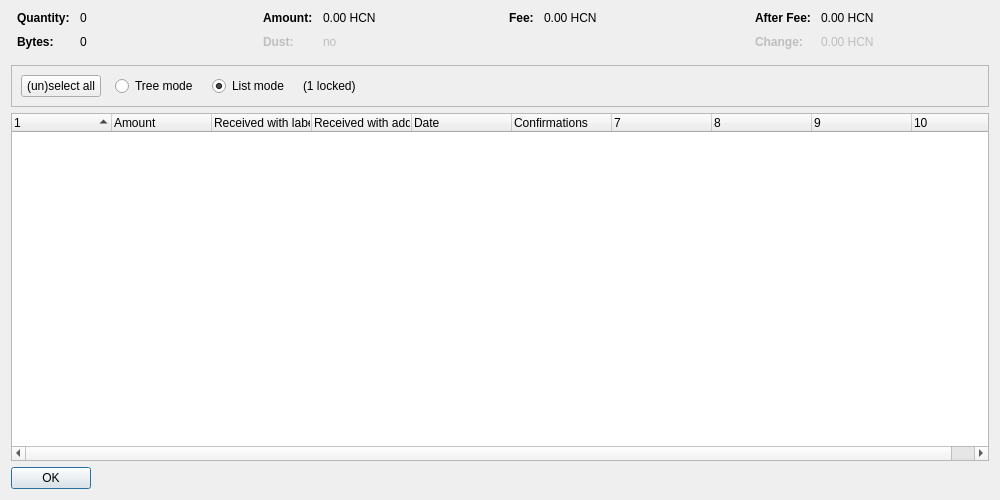
<?xml version="1.0" encoding="UTF-8"?>
<ui version="4.0">
 <class>CoinControlDialog</class>
 <widget class="QDialog" name="CoinControlDialog">
  <property name="geometry">
   <rect>
    <x>0</x>
    <y>0</y>
    <width>1000</width>
    <height>500</height>
   </rect>
  </property>
  <property name="windowTitle">
   <string>Coin Selection</string>
  </property>
  <layout class="QVBoxLayout" name="verticalLayout">
   <item>
    <layout class="QHBoxLayout" name="horizontalLayoutTop" stretch="0,0,0,0">
     <property name="topMargin">
      <number>0</number>
     </property>
     <property name="bottomMargin">
      <number>10</number>
     </property>
     <item>
      <layout class="QFormLayout" name="formLayoutCoinControl1">
       <property name="horizontalSpacing">
        <number>10</number>
       </property>
       <property name="verticalSpacing">
        <number>10</number>
       </property>
       <property name="leftMargin">
        <number>6</number>
       </property>
       <property name="rightMargin">
        <number>6</number>
       </property>
       <item row="0" column="0">
        <widget class="QLabel" name="labelCoinControlQuantityText">
         <property name="font">
          <font>
           <weight>75</weight>
           <bold>true</bold>
          </font>
         </property>
         <property name="text">
          <string>Quantity:</string>
         </property>
        </widget>
       </item>
       <item row="0" column="1">
        <widget class="QLabel" name="labelCoinControlQuantity">
         <property name="cursor">
          <cursorShape>IBeamCursor</cursorShape>
         </property>
         <property name="contextMenuPolicy">
          <enum>Qt::ActionsContextMenu</enum>
         </property>
         <property name="text">
          <string notr="true">0</string>
         </property>
         <property name="textInteractionFlags">
          <set>Qt::LinksAccessibleByMouse|Qt::TextSelectableByKeyboard|Qt::TextSelectableByMouse</set>
         </property>
        </widget>
       </item>
       <item row="1" column="0">
        <widget class="QLabel" name="labelCoinControlBytesText">
         <property name="font">
          <font>
           <weight>75</weight>
           <bold>true</bold>
          </font>
         </property>
         <property name="text">
          <string>Bytes:</string>
         </property>
        </widget>
       </item>
       <item row="1" column="1">
        <widget class="QLabel" name="labelCoinControlBytes">
         <property name="cursor">
          <cursorShape>IBeamCursor</cursorShape>
         </property>
         <property name="contextMenuPolicy">
          <enum>Qt::ActionsContextMenu</enum>
         </property>
         <property name="text">
          <string notr="true">0</string>
         </property>
         <property name="textInteractionFlags">
          <set>Qt::LinksAccessibleByMouse|Qt::TextSelectableByKeyboard|Qt::TextSelectableByMouse</set>
         </property>
        </widget>
       </item>
      </layout>
     </item>
     <item>
      <layout class="QFormLayout" name="formLayoutCoinControl2">
       <property name="horizontalSpacing">
        <number>10</number>
       </property>
       <property name="verticalSpacing">
        <number>10</number>
       </property>
       <property name="leftMargin">
        <number>6</number>
       </property>
       <property name="rightMargin">
        <number>6</number>
       </property>
       <item row="0" column="0">
        <widget class="QLabel" name="labelCoinControlAmountText">
         <property name="font">
          <font>
           <weight>75</weight>
           <bold>true</bold>
          </font>
         </property>
         <property name="text">
          <string>Amount:</string>
         </property>
        </widget>
       </item>
       <item row="0" column="1">
        <widget class="QLabel" name="labelCoinControlAmount">
         <property name="cursor">
          <cursorShape>IBeamCursor</cursorShape>
         </property>
         <property name="contextMenuPolicy">
          <enum>Qt::ActionsContextMenu</enum>
         </property>
         <property name="text">
          <string notr="true">0.00 HCN</string>
         </property>
         <property name="textInteractionFlags">
          <set>Qt::LinksAccessibleByMouse|Qt::TextSelectableByKeyboard|Qt::TextSelectableByMouse</set>
         </property>
        </widget>
       </item>
       <item row="1" column="0">
        <widget class="QLabel" name="labelCoinControlLowOutputText">
         <property name="enabled">
          <bool>false</bool>
         </property>
         <property name="font">
          <font>
           <weight>75</weight>
           <bold>true</bold>
          </font>
         </property>
         <property name="text">
          <string>Dust:</string>
         </property>
        </widget>
       </item>
       <item row="1" column="1">
        <widget class="QLabel" name="labelCoinControlLowOutput">
         <property name="enabled">
          <bool>false</bool>
         </property>
         <property name="cursor">
          <cursorShape>IBeamCursor</cursorShape>
         </property>
         <property name="contextMenuPolicy">
          <enum>Qt::ActionsContextMenu</enum>
         </property>
         <property name="text">
          <string notr="true">no</string>
         </property>
         <property name="textInteractionFlags">
          <set>Qt::LinksAccessibleByMouse|Qt::TextSelectableByKeyboard|Qt::TextSelectableByMouse</set>
         </property>
        </widget>
       </item>
      </layout>
     </item>
     <item>
      <layout class="QFormLayout" name="formLayoutCoinControl3">
       <property name="horizontalSpacing">
        <number>10</number>
       </property>
       <property name="verticalSpacing">
        <number>10</number>
       </property>
       <property name="leftMargin">
        <number>6</number>
       </property>
       <property name="rightMargin">
        <number>6</number>
       </property>
       <item row="0" column="0">
        <widget class="QLabel" name="labelCoinControlFeeText">
         <property name="font">
          <font>
           <weight>75</weight>
           <bold>true</bold>
          </font>
         </property>
         <property name="text">
          <string>Fee:</string>
         </property>
        </widget>
       </item>
       <item row="0" column="1">
        <widget class="QLabel" name="labelCoinControlFee">
         <property name="cursor">
          <cursorShape>IBeamCursor</cursorShape>
         </property>
         <property name="contextMenuPolicy">
          <enum>Qt::ActionsContextMenu</enum>
         </property>
         <property name="text">
          <string notr="true">0.00 HCN</string>
         </property>
         <property name="textInteractionFlags">
          <set>Qt::LinksAccessibleByMouse|Qt::TextSelectableByKeyboard|Qt::TextSelectableByMouse</set>
         </property>
        </widget>
       </item>
      </layout>
     </item>
     <item>
      <layout class="QFormLayout" name="formLayoutCoinControl4">
       <property name="horizontalSpacing">
        <number>10</number>
       </property>
       <property name="verticalSpacing">
        <number>10</number>
       </property>
       <property name="leftMargin">
        <number>6</number>
       </property>
       <property name="rightMargin">
        <number>6</number>
       </property>
       <item row="0" column="0">
        <widget class="QLabel" name="labelCoinControlAfterFeeText">
         <property name="font">
          <font>
           <weight>75</weight>
           <bold>true</bold>
          </font>
         </property>
         <property name="text">
          <string>After Fee:</string>
         </property>
        </widget>
       </item>
       <item row="0" column="1">
        <widget class="QLabel" name="labelCoinControlAfterFee">
         <property name="cursor">
          <cursorShape>IBeamCursor</cursorShape>
         </property>
         <property name="contextMenuPolicy">
          <enum>Qt::ActionsContextMenu</enum>
         </property>
         <property name="text">
          <string notr="true">0.00 HCN</string>
         </property>
         <property name="textInteractionFlags">
          <set>Qt::LinksAccessibleByMouse|Qt::TextSelectableByKeyboard|Qt::TextSelectableByMouse</set>
         </property>
        </widget>
       </item>
       <item row="1" column="0">
        <widget class="QLabel" name="labelCoinControlChangeText">
         <property name="enabled">
          <bool>false</bool>
         </property>
         <property name="font">
          <font>
           <weight>75</weight>
           <bold>true</bold>
          </font>
         </property>
         <property name="text">
          <string>Change:</string>
         </property>
        </widget>
       </item>
       <item row="1" column="1">
        <widget class="QLabel" name="labelCoinControlChange">
         <property name="enabled">
          <bool>false</bool>
         </property>
         <property name="cursor">
          <cursorShape>IBeamCursor</cursorShape>
         </property>
         <property name="contextMenuPolicy">
          <enum>Qt::ActionsContextMenu</enum>
         </property>
         <property name="text">
          <string notr="true">0.00 HCN</string>
         </property>
         <property name="textInteractionFlags">
          <set>Qt::LinksAccessibleByMouse|Qt::TextSelectableByKeyboard|Qt::TextSelectableByMouse</set>
         </property>
        </widget>
       </item>
      </layout>
     </item>
    </layout>
   </item>
   <item>
    <widget class="QFrame" name="frame">
     <property name="minimumSize">
      <size>
       <width>0</width>
       <height>40</height>
      </size>
     </property>
     <property name="frameShape">
      <enum>QFrame::StyledPanel</enum>
     </property>
     <property name="frameShadow">
      <enum>QFrame::Sunken</enum>
     </property>
     <layout class="QHBoxLayout" name="horizontalLayout">
      <item>
       <layout class="QHBoxLayout" name="horizontalLayoutPanel" stretch="0,0,0,0,0">
        <property name="spacing">
         <number>14</number>
        </property>
        <item>
         <widget class="QPushButton" name="pushButtonSelectAll">
          <property name="sizePolicy">
           <sizepolicy hsizetype="Maximum" vsizetype="Fixed">
            <horstretch>0</horstretch>
            <verstretch>0</verstretch>
           </sizepolicy>
          </property>
          <property name="text">
           <string>(un)select all</string>
          </property>
          <property name="autoDefault">
           <bool>false</bool>
          </property>
         </widget>
        </item>
        <item>
         <widget class="QRadioButton" name="radioTreeMode">
          <property name="sizePolicy">
           <sizepolicy hsizetype="Maximum" vsizetype="Fixed">
            <horstretch>0</horstretch>
            <verstretch>0</verstretch>
           </sizepolicy>
          </property>
          <property name="text">
           <string>Tree mode</string>
          </property>
         </widget>
        </item>
        <item>
         <widget class="QRadioButton" name="radioListMode">
          <property name="sizePolicy">
           <sizepolicy hsizetype="Maximum" vsizetype="Fixed">
            <horstretch>0</horstretch>
            <verstretch>0</verstretch>
           </sizepolicy>
          </property>
          <property name="text">
           <string>List mode</string>
          </property>
          <property name="checked">
           <bool>true</bool>
          </property>
         </widget>
        </item>
        <item>
         <widget class="QLabel" name="labelLocked">
          <property name="text">
           <string notr="true">(1 locked)</string>
          </property>
         </widget>
        </item>
        <item>
         <spacer name="horizontalSpacer">
          <property name="orientation">
           <enum>Qt::Horizontal</enum>
          </property>
          <property name="sizeHint" stdset="0">
           <size>
            <width>40</width>
            <height>20</height>
           </size>
          </property>
         </spacer>
        </item>
       </layout>
      </item>
     </layout>
    </widget>
   </item>
   <item>
    <widget class="CoinControlTreeWidget" name="treeWidget">
     <property name="contextMenuPolicy">
      <enum>Qt::CustomContextMenu</enum>
     </property>
     <property name="sortingEnabled">
      <bool>false</bool>
     </property>
     <property name="columnCount">
      <number>10</number>
     </property>
     <attribute name="headerShowSortIndicator" stdset="0">
      <bool>true</bool>
     </attribute>
     <attribute name="headerStretchLastSection">
      <bool>false</bool>
     </attribute>
     <column>
      <property name="text">
       <string/>
      </property>
     </column>
     <column>
      <property name="text">
       <string>Amount</string>
      </property>
     </column>
     <column>
      <property name="text">
       <string>Received with label</string>
      </property>
     </column>
     <column>
      <property name="text">
       <string>Received with address</string>
      </property>
     </column>
     <column>
      <property name="text">
       <string>Date</string>
      </property>
     </column>
     <column>
      <property name="text">
       <string>Confirmations</string>
      </property>
      <property name="toolTip">
       <string>Confirmed</string>
      </property>
     </column>
     <column>
      <property name="text">
       <string/>
      </property>
     </column>
     <column>
      <property name="text">
       <string/>
      </property>
     </column>
     <column>
      <property name="text">
       <string/>
      </property>
     </column>
     <column>
      <property name="text">
       <string/>
      </property>
     </column>
    </widget>
   </item>
   <item>
    <widget class="QDialogButtonBox" name="buttonBox">
     <property name="sizePolicy">
      <sizepolicy hsizetype="Maximum" vsizetype="Fixed">
       <horstretch>0</horstretch>
       <verstretch>0</verstretch>
      </sizepolicy>
     </property>
     <property name="orientation">
      <enum>Qt::Horizontal</enum>
     </property>
     <property name="standardButtons">
      <set>QDialogButtonBox::Ok</set>
     </property>
    </widget>
   </item>
  </layout>
 </widget>
 <customwidgets>
  <customwidget>
   <class>CoinControlTreeWidget</class>
   <extends>QTreeWidget</extends>
   <header>coincontroltreewidget.h</header>
  </customwidget>
 </customwidgets>
 <resources/>
 <connections/>
</ui>
